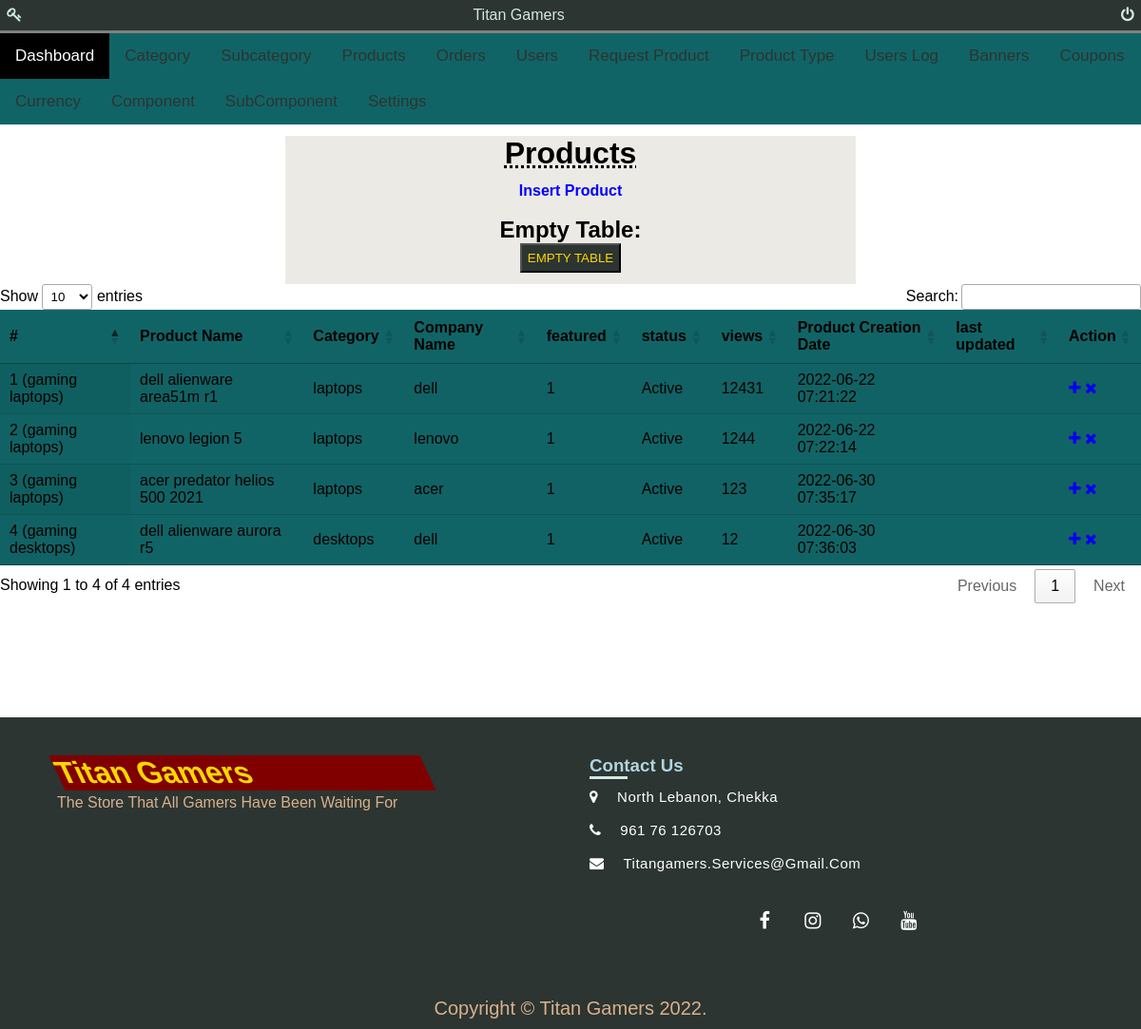
Screenshot of /admin/titan_manageproducts.php (signed in) with the database file from the repository.
### tables this page shows
CREATE TABLE `products` (
  `id` int(11) NOT NULL,
  `categoryName` varchar(255) NOT NULL,
  `subcategoryName` varchar(255) NOT NULL,
  `productToken` varchar(255) NOT NULL,
  `productName` varchar(255) NOT NULL,
  `productCompany` varchar(255) NOT NULL,
  `productCompanyURL` varchar(255) NOT NULL,
  `productPrice` int(50) NOT NULL,
  `productPriceBeforeDiscount` int(50) NOT NULL,
  `productDescription` longtext NOT NULL,
  `productImage1` varchar(255) NOT NULL,
  `productImage2` varchar(255) NOT NULL,
  `productImage3` varchar(255) NOT NULL,
  `shippingCharge` int(50) NOT NULL,
  `productAvailability` varchar(255) NOT NULL,
  `quantity` int(11) NOT NULL,
  `productTypeName` varchar(255) NOT NULL,
  `productFeatured` int(11) NOT NULL,
  `productStatus` varchar(255) NOT NULL,
  `productViews` int(11) NOT NULL,
  `postDate` timestamp NOT NULL DEFAULT current_timestamp(),
  `updateDate` varchar(255) NOT NULL
);

CREATE TABLE `category` (
  `id` int(11) NOT NULL,
  `categoryToken` varchar(255) NOT NULL,
  `categoryName` varchar(255) NOT NULL,
  `categoryDescription` longtext NOT NULL,
  `categoryStatus` varchar(255) NOT NULL,
  `createDate` timestamp NOT NULL DEFAULT current_timestamp(),
  `updateDate` varchar(255) NOT NULL
);

CREATE TABLE `subcategory` (
  `id` int(11) NOT NULL,
  `categoryToken` varchar(255) NOT NULL,
  `categoryName` varchar(255) NOT NULL,
  `subcategoryToken` varchar(255) NOT NULL,
  `subcategoryName` varchar(255) NOT NULL,
  `subcategoryDescription` longtext NOT NULL,
  `subcategoryStatus` varchar(255) NOT NULL,
  `createDate` timestamp NOT NULL DEFAULT current_timestamp(),
  `updateDate` varchar(255) NOT NULL
);

### admin/titan_manageproducts.php (the view, shortened to what this page needs)
<?php
include('db/connection.php');
if(strlen($_SESSION['email'])==0)
	{
header('location:index.php');
}
else{
?>
<html>
<head>
	<link href="https://cdn.datatables.net/1.11.3/css/jquery.dataTables.min.css" rel="stylesheet">
			<link rel="stylesheet" href="https://cdnjs.cloudflare.com/ajax/libs/font-awesome/4.7.0/css/font-awesome.min.css">
			<link href="css/admin.css" rel="stylesheet">
	</head>
	<body>
		<?php include('include/sidebar.inc.php');?>
<center>
	<div class="container">
		<div class="titlewrapper">
			<h1 class="title"> products</h1>
			<h4 class="subtitle"><a href="titan_insertproduct.php" class="subtitle-link">insert product</a></h4>
		</div>
		<div class="wrapper">
		<br />
		<form method="post">
			<h2>Empty Table:</h2>
			<button type="submit" name="truncateManageProductsTable" class="adminform_btn" onClick="return confirm('Are you sure you want to Empty this Table?')">Empty Table</button>
		</form>
</div>
</center>
							<table id="datable" class="display" style="width:100%">
									<thead>
										<tr>
											<th id="custom_td">#</th>
											<th id="custom_td">Product Name</th>
											<th id="custom_td">Category </th>
											<th id="custom_td">Company Name</th>
											<th id="custom_td">featured</th>
											<th id="custom_td">status</th>
											<th id="custom_td">views</th>
											<th id="custom_td">Product Creation Date</th>
											<th id="custom_td">last updated</th>
											<th id="custom_td">Action</th>
										</tr>
									</thead>
									<tbody>
<?php $query=mysqli_query($con,"SELECT products.*,category.categoryName,
subcategory.subcategoryName FROM products JOIN category ON category.categoryName=products.categoryName
JOIN subcategory ON subcategory.subcategoryName=products.subCategoryName");
$cnt=1;
while($row=mysqli_fetch_array($query))
{
?>
										<tr id="custom_tr">
											<td><?php echo htmlentities($cnt);?></td>
											<td id="cap_username"><?php echo htmlentities($row['productName']);?></td>
											<td><?php echo htmlentities($row['categoryName']);?></td>
											<td> <?php echo htmlentities($row['subcategoryName']);?></td>
											<td><?php echo htmlentities($row['productCompany']);?></td>
											<td><?php echo htmlentities($row['productFeatured']);?></td>
											<td><?php echo htmlentities($row['productStatus']);?></td>
											<td><?php echo htmlentities($row['productViews']);?></td>
											<td><?php echo htmlentities($row['postDate']);?></td>
											<td><?php echo htmlentities($row['updateDate']);?></td>
											<td>
											<a href="titan_editproducts.php?prodName=<?php echo $row['productToken']?>" ><i class="fa fa-plus"></i></a>
											<a href="titan_manageproducts.php?prodName=<?php echo $row['productToken']?>&del=delete" onClick="return confirm('Are you sure you want to delete?')"><i class="fa fa-times"></i></a></td>
										</tr>
										<?php $cnt=$cnt+1; } ?>
								</table>
<?php include('include/footer.inc.php');?>
</body>
<?php } ?>

### admin/css/admin.css (style rules this page uses)
.container { background-color: #ECEAE4; width: 50%; }
.titlewrapper .title { text-transform: capitalize; font-family: sans-serif; transition: 1s; text-decoration: underline; text-decoration-style: dotted; font-weight: 900; margin-top: 2%; background-clip: text; -webkit-background-clip: text; -webkit-text-stroke: 8px transparent; }
.titlewrapper .subtitle { margin-top: 2%; }
.titlewrapper .subtitle-link { text-decoration: none; text-transform: capitalize; font-weight: bolder; color: blue; }
table { background-color: #116466; }
.adminform_btn { color: gold; background-color: #2C3531; padding: 1%; text-transform: uppercase; margin-bottom: 2%; }

### admin/css/footer.css (style rules this page uses)
.body_footer { position: relative; padding-bottom: 448px; min-height: 100vh; }

### admin/include/sidebar.inc.php (style rules this page uses)
* { margin: 0; padding: 0; box-sizing: border-box; font-family: sans-serif; }

### rows the page displays
products: productName "dell alienware area51m r1", category.categoryName "laptops", subcategory.subcategoryName "gaming laptops)", productCompany "dell", productFeatured "1", productStatus "Active", productViews "12431", postDate "2022-06-22 07:21:22"
products: productName "lenovo legion 5", category.categoryName "laptops", subcategory.subcategoryName "gaming laptops)", productCompany "lenovo", productFeatured "1", productStatus "Active", productViews "1244", postDate "2022-06-22 07:22:14"
products: productName "acer predator helios 500 2021", category.categoryName "laptops", subcategory.subcategoryName "gaming laptops)", productCompany "acer", productFeatured "1", productStatus "Active", productViews "123", postDate "2022-06-30 07:35:17"
products: productName "dell alienware aurora r5", category.categoryName "desktops", subcategory.subcategoryName "gaming desktops)", productCompany "dell", productFeatured "1", productStatus "Active", productViews "12", postDate "2022-06-30 07:36:03"
